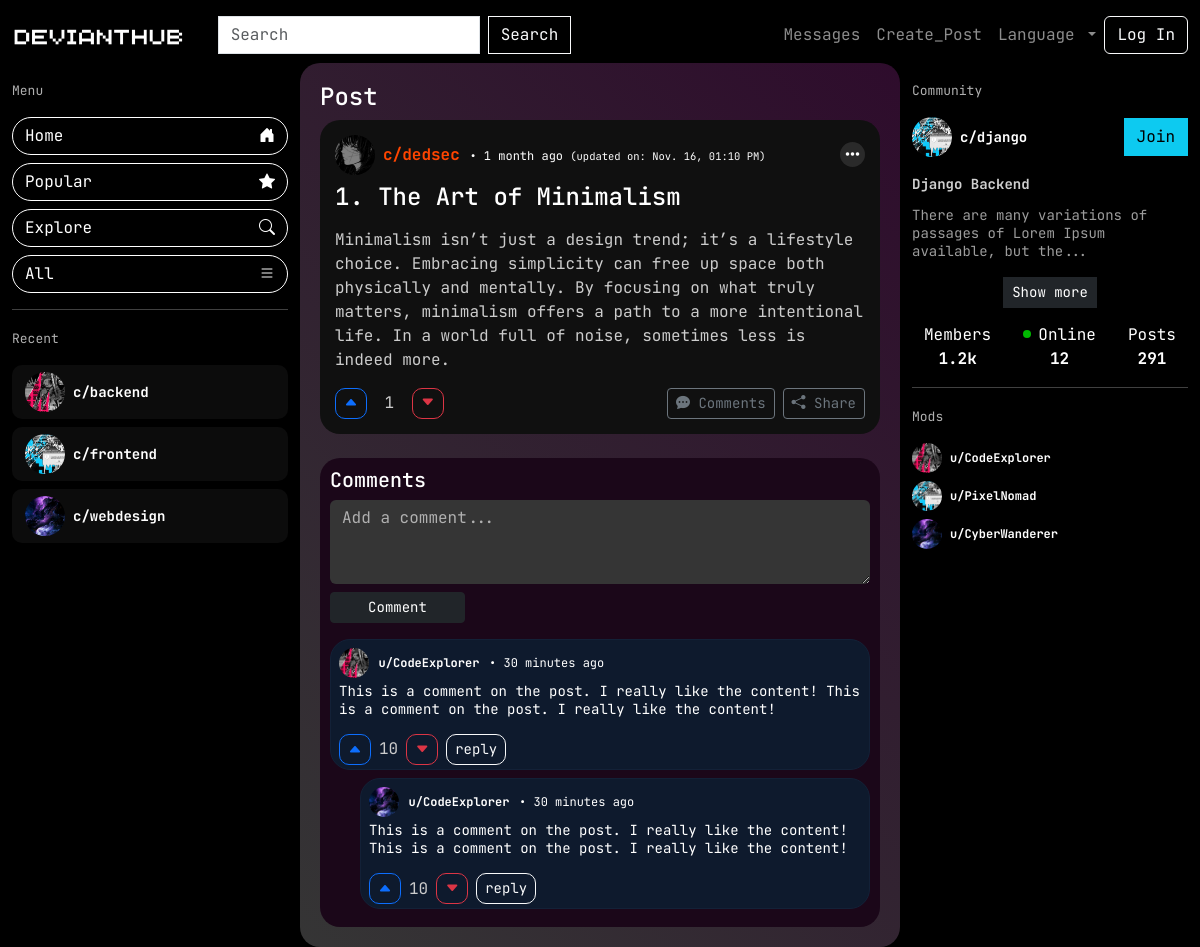
Page /post/43da66987b3641b08299409974970ccd/ on the committed database.
### posts/models.py (models this page shows, shortened)
class Post(models.Model):
    POST_TYPE = (
        ('text', 'Text'),
        ('media', 'Media'),
        ('link', 'Link')
    )
    user = models.ForeignKey(Profile, on_delete=models.SET_NULL, null=True)
    title = models.CharField(max_length=100)
    body = models.TextField(null=True, blank=True)
    video_url = models.URLField(null=True, blank=True)
    draft = models.BooleanField(default=False, null=True, blank=True)
    post_type = models.CharField(max_length=10, choices=POST_TYPE, default='text', null=True)
    created = models.DateTimeField(auto_now_add=True)
    updated = models.DateTimeField(auto_now=True)
    id = models.UUIDField(default=uuid4, unique=True, editable=False, primary_key=True)
    def has_media_files(self):
        if self.postmedia_set.all().exists():
            if self.postmedia_set.all().count() == 1:
                return 1
            return 2
        return False
    def updated_status(self):
        if self.updated and (self.updated.hour != self.created.hour or self.updated.minute != self.created.minute):
            updated_time = timezone.localtime(self.updated)
            return f"(updated on: {updated_time.strftime('%b. %d, %I:%M %p')})"
        return False
    def time_since_posted(self):
        return time_since_obj_posted(self)
    class Meta:
        ordering = ['-created']

class PostStats(models.Model):
    post = models.OneToOneField(Post, on_delete=models.CASCADE)
    upvotes = models.PositiveIntegerField(default=0, blank=True)
    downvotes = models.PositiveIntegerField(default=0, blank=True)
    comments = models.PositiveIntegerField(default=0, blank=True)
    reposts = models.PositiveIntegerField(default=0, blank=True)
    created = models.DateTimeField(auto_now_add=True)
    updated = models.DateTimeField(auto_now=True)
    id = models.UUIDField(default=uuid4, unique=True, editable=False, primary_key=True)
    @property
    def votes(self):
        votes_ratio = self.upvotes - self.downvotes
        return votes_ratio if votes_ratio else 0
    class Meta:
        ordering = ['post']
        verbose_name = 'Post statistics'
        verbose_name_plural = 'Post stats'

### posts/views.py (the view)
# urls.py: path('post/<str:pk>/', views.post, name='post'),
def post(request, pk):
    post = get_object_or_404(Post, id=pk)
    form = CommentForm()
    comments = post.comments.filter(status=True)
    context = {
        'post': post,
        'form': form,
        'all_comments': comments,
    }
    return render(request, 'posts/post.html', context)

### posts/forms.py
class CommentForm(forms.ModelForm):
    parent = TreeNodeChoiceField(queryset=Comment.objects.all())
    def __init__(self, *args, **kwargs):
        super().__init__(*args, **kwargs)
        self.fields['parent'].widget.attrs.update({'class': 'is-hidden'})
        self.fields['parent'].label = ''
        self.fields['parent'].required = False
    class Meta:
        model = Comment
        fields = ['parent', 'body']
        widgets = {
            'body': forms.Textarea(attrs={
                'class': 'textarea', 'placeholder': 'Write your comment here...', 'name': 'body', 'rows': 4,
                'style': 'resize: vertical; height: 50px; min-height: 50px; max-height: 200px; border-radius: 20px;'
            })
        }

### utils/content_utils.py (called while the page is built)
def time_since_obj_posted(obj):
    time_diff = timezone.now() - obj.created
    time_diff = time_diff.total_seconds() / 3600
    week_hours = 24 * 7
    month_hours = 24 * 30
    data = {'type': '', 'num': 0}
    if time_diff < 1 / 60:
        data['type'] = 'now'
    elif time_diff < 1:
        data['type'] = 'minute'
        data['num'] = int(time_diff * 60)  # minutes
    elif time_diff < 24:
        data['type'] = 'hour'
        data['num'] = int(time_diff)  # hours
    elif 24 <= time_diff < week_hours:
        data['type'] = 'day'
        data['num'] = int(time_diff // 24)  # days
    elif week_hours <= time_diff < month_hours:
        data['type'] = 'week'
        data['num'] = int(time_diff / 24 / 7)  # weeks
    elif time_diff >= month_hours:
        data['type'] = 'month'
        data['num'] = int(time_diff / 24 / 30)  # months
    return data

### posts/templates/posts/post.html (shortened to what this page needs)
{% extends 'main.html' %}
{% load static %}
{% block content %}
    <div class="container-fluid">
        <div class="row">
            {% include 'posts/left_side_panel.html' %}
            <div class="col main-content" style="background: linear-gradient(45deg,#353535, #2e0c2c); border-radius: 20px !important;">
                <h4>Post</h4>
                <div class="post radius-md">
                    <div class="post-header">
                        <img src="{% static 'img/profile2.jpg' %}" alt="Community Logo" class="community-logo me-2">
                        <div>
                            <span class="post-community">c/dedsec</span>
                            <span class="pub-date"> •
                                {% if post.time_since_posted.type != 'now' %}
                                    {{ post.time_since_posted.num }}
                                    {{ post.time_since_posted.type }}{{ post.time_since_posted.num|pluralize }} ago
                                    {% if post.updated_status %}
                                        <small class="additional-info">{{post.updated_status}}</small>
                                    {% endif %}
                                {% else %}
                                    {{ post.time_since_posted.type }}
                                {% endif %}
                            </span>
                        </div>
                        <div class="dropdown ms-auto">
                            <button class="btn btn-secondary dropdown-toggle post-dropdown" style="background-color: rgb(42, 42, 42);" type="button" id="dropdownMenuButton" data-bs-toggle="dropdown" aria-expanded="false">
                                <i class="fas fa-ellipsis-h"></i>
                            </button>
                        </div>
                    </div>
                    <div class="post-title">
                        <h5 class="post-title mt-2">{{ post.title }}</h5>
                    </div>
                    <div class="post-description mt-3">
                        <p>{{ post.body }}</p>
                    </div>
                    <div class="post-actions d-flex justify-content-between align-items-center mt-3">
                        <div class="vote-group d-flex align-items-center">
                            <form method="post" action="{% url 'posts:vote_post' post.id %}">
                                <button type="submit" name="vote_type" value="upvote" class="btn btn-outline-primary btn-sm me-2 radius-sm">
                                    <i class="bi bi-caret-up-fill"></i>
                                </button>
                                <span class="vote-count me-2">{{ post.poststats.votes }}</span>
                                <button type="submit" name="vote_type" value="downvote" class="btn btn-outline-danger btn-sm me-2 radius-sm">
                                    <i class="bi bi-caret-down-fill"></i>
                                </button>
                            </form>
                        </div>
                        <div class="action-group d-flex align-items-center">
                            <a href="{% url 'posts:post' post.id %}" class="btn btn-outline-secondary btn-sm me-2">
                                <i class="bi bi-chat-dots-fill"></i> Comments
                            </a>
                            <a href="" class="btn btn-outline-secondary btn-sm">
                                <i class="bi bi-share-fill"></i> Share
                            </a>
                        </div>
                    </div>
                </div>
                <div class="comments-section mt-4 radius-md">
                    <h5 class="text-white">Comments</h5>
                    <div class="comment-form mb-3">
                        <textarea class="form-control" placeholder="Add a comment..." rows="3"></textarea>
                        <button class="btn btn-dark btn-sm mt-2">Comment</button>
                    </div>
                    <div class="comment-list">
                        <div class="comment mb-2 radius-md">
                            <div class="comment-header align-items-center ms-2 mt-2 mb-1">
                                <a href="" class="mb-0">
                                    <img src="{% static 'img/img1.jpg' %}" alt="Community Logo" class="community-logo-sm">
                                    <span class="title-sm">u/CodeExplorer</span>
                                </a>
                                <span class="pub-date">• 30 minutes ago</span>
                            </div>
                            <div class="comment-text ms-2">
                                <p>This is a comment on the post. I really like the content! This is a comment on the post. I really like the content!</p>
                            </div>
                            <div class="comment-actions ms-2 mb-1">
                                <div class="vote-group d-flex align-items-center">
                                    <button class="btn btn-outline-primary btn-sm me-2 radius-sm">
                                        <i class="bi bi-caret-up-fill"></i>
                                    </button>
                                    <span class="vote-count me-2">10</span>
                                    <button class="btn btn-outline-danger btn-sm me-2 radius-sm">
                                        <i class="bi bi-caret-down-fill"></i>
                                    </button>
                                    <button class="btn btn-outline-light btn-sm me-2 radius-sm">
                                        <span>reply</span>
                                    </button>
                                </div>
                            </div>
                        </div>
                        <div class="comment nested-comment mb-2 radius-md">
                            <div class="comment-header align-items-center ms-2 mt-2 mb-1">
                                <a href="" class="mb-0">
                                    <img src="{% static 'img/img3.jpg' %}" alt="Community Logo" class="community-logo-sm">
                                    <span class="title-sm">u/CodeExplorer</span>
                                </a>
                                <span class="pub-date">• 30 minutes ago</span>
                            </div>
                            <div class="comment-text ms-2">
                                <p>This is a comment on the post. I really like the content! This is a comment on the post. I really like the content!</p>
                            </div>
                            <div class="comment-actions ms-2 mb-1">
                                <div class="vote-group d-flex align-items-center">
                                    <button class="btn btn-outline-primary btn-sm me-2 radius-sm">
                                        <i class="bi bi-caret-up-fill"></i>
                                    </button>
                                    <span class="vote-count me-2">10</span>
                                    <button class="btn btn-outline-danger btn-sm me-2 radius-sm">
                                        <i class="bi bi-caret-down-fill"></i>
                                    </button>
                                    <button class="btn btn-outline-light btn-sm me-2 radius-sm">
                                        <span>reply</span>
                                    </button>
                                </div>
                            </div>
                        </div>
                    </div>
                </div>
            </div>
            {% include 'posts/post_right_side_panel.html' %}
        </div>
    </div>
{% endblock content %}

### static/css/main.css (style rules this page uses)
body { font-family: 'JetBrains Mono', monospace; background-color: #000; color: #fff; padding-top: 63px; margin: 0; }
.main-content { margin-left: 300px; margin-right: 300px; padding: 20px; }
a { color: #0d6efd; text-decoration: none; }
.radius-sm { border-radius: 10px; }
.radius-md { border-radius: 20px; }
.community-logo { width: 40px; height: 40px; border-radius: 50%; object-fit: cover; }
.community-logo-sm { width: 30px; height: 30px; border-radius: 50%; object-fit: cover; }
.title-sm { font-weight: bold; font-size: 12px; color: white; }
.post { background-color: #101010; padding: 15px; margin-bottom: 20px; transition: background-color 0.3s ease; }
.post-header { display: flex; align-items: center; }
.post-community { font-weight: bold; color: #ff4500; font-size: 1rem; white-space: nowrap; }
.pub-date { font-size: 12px; white-space: nowrap; flex-shrink: 0; }
.post-title { font-size: 1.5rem; color: white; margin: 0; }
.post-description { margin-top: 10px; font-size: 1rem; color: #ccc; }
.post-actions { display: flex; justify-content: space-between; align-items: center; margin-top: 10px; }
.vote-count { font-size: 1rem; color: #ccc; }
.comment { border: 1px solid #132137; background-color: #0e1a2d; }
.nested-comment { margin-left: 30px; }
.comments-section { background-color: #1b0719; padding: 10px; }
.comment-form textarea { background-color: #353535; color: #ffffff; border: none; resize: vertical; min-height: 50px; max-height: 200px; }
.comment-form textarea::placeholder { color: #b0b0b0; }
.comment-form button { width: 25%; }
.comment-text { display: inline-block; font-size: 14px; color: #ffffff; line-height: 1.3; }
.post-dropdown { border: none; background-color:#3b3a3a; width: 25px; height: 25px; border-radius: 50%; padding: 0; }
.post-dropdown::after { display: none; }

### rows in the picture
Post: time_since_posted.num "1", time_since_posted.type "month", updated_status "(updated on: Nov. 16, 01:10 PM)", title "1. The Art of Minimalism", body "Minimalism isn’t just a design trend; it’s a lifestyle choice. Embracing simplicity can free up space both physically and mentally. By focusing on what truly matters, minimalism offers a path to a more intentional life. In a world full of noise, sometimes less is indeed more.", poststats.votes "1"
